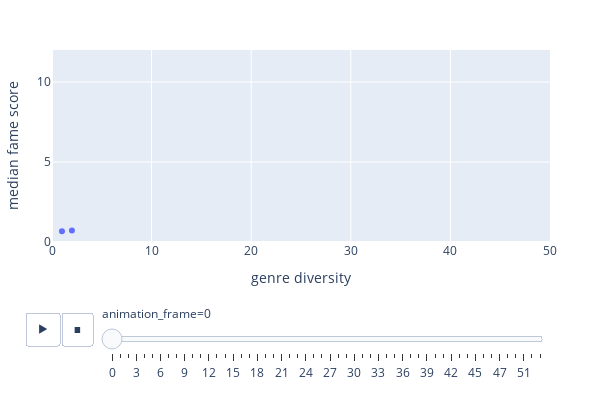

Source (notebook cell):
### Code cell
fig = px.scatter(x=actor_mean_n['movie_diversity'], 
                 y=actor_mean_n['fameScore']['median'], 
                 animation_frame=actor_mean_n['genre_diversity'],
                 range_x=[0,50], range_y=[0,12],
                 #  error_y=mean_fame_diversity['fameScore']['std'],
                 labels={'y': 'Mean Value'})


# Reshape the figure by updating layout parameters
fig.update_layout(
    width=600,  # Set the width of the figure
    height=400,  # Set the height of the figure
    title='',  # Update the title
    xaxis_title='genre diversity',  # Update the X-axis label
    yaxis_title='median fame score',  # Update the Y-axis label
    margin=dict(l=50, r=50, b=50, t=50),  # Adjust margins if needed
)

fig.show()

### Figure 1 — Plotly figure (JSON) as saved in the notebook; plotly's stock layout.template omitted (floating-point values rounded to 4 significant figures)
{"data": [{"hovertemplate": "animation_frame=0<br>x=%{x}<br>Mean Value=%{y}<extra></extra>", "legendgroup": "", "marker": {"color": "#636efa", "symbol": "circle"}, "mode": "markers", "name": "", "orientation": "v", "showlegend": false, "type": "scatter", "x": [1, 2], "xaxis": "x", "y": [0.6756, 0.7246], "yaxis": "y"}], "layout": {"height": 400, "legend": {"tracegroupgap": 0}, "margin": {"b": 50, "l": 50, "r": 50, "t": 50}, "sliders": [{"active": 0, "currentvalue": {"prefix": "animation_frame="}, "len": 0.9, "pad": {"b": 10, "t": 60}, "steps": [{"args": [["0"], {"frame": {"duration": 0, "redraw": false}, "fromcurrent": true, "mode": "immediate", "transition": {"duration": 0, "easing": "linear"}}], "label": "0", "method": "animate"}, {"args": [["1"], {"frame": {"duration": 0, "redraw": false}, "fromcurrent": true, "mode": "immediate", "transition": {"duration": 0, "easing": "linear"}}], "label": "1", "method": "animate"}, {"args": [["2"], {"frame": {"duration": 0, "redraw": false}, "fromcurrent": true, "mode": "immediate", "transition": {"duration": 0, "easing": "linear"}}], "label": "2", "method": "animate"}, {"args": [["3"], {"frame": {"duration": 0, "redraw": false}, "fromcurrent": true, "mode": "immediate", "transition": {"duration": 0, "easing": "linear"}}], "label": "3", "method": "animate"}, {"args": [["4"], {"frame": {"duration": 0, "redraw": false}, "fromcurrent": true, "mode": "immediate", "transition": {"duration": 0, "easing": "linear"}}], "label": "4", "method": "animate"}, {"args": [["5"], {"frame": {"duration": 0, "redraw": false}, "fromcurrent": true, "mode": "immediate", "transition": {"duration": 0, "easing": "linear"}}], "label": "5", "method": "animate"}, {"args": [["6"], {"frame": {"duration": 0, "redraw": false}, "fromcurrent": true, "mode": "immediate", "transition": {"duration": 0, "easing": "linear"}}], "label": "6", "method": "animate"}, {"args": [["7"], {"frame": {"duration": 0, "redraw": false}, "fromcurrent": true, "mode": "immediate", "transition": {"duration": 0, "easing": "linear"}}], "label": "7", "method": "animate"}, {"args": [["8"], {"frame": {"duration": 0, "redraw": false}, "fromcurrent": true, "mode": "immediate", "transition": {"duration": 0, "easing": "linear"}}], "label": "8", "method": "animate"}, {"args": [["9"], {"frame": {"duration": 0, "redraw": false}, "fromcurrent": true, "mode": "immediate", "transition": {"duration": 0, "easing": "linear"}}], "label": "9", "method": "animate"}, {"args": [["10"], {"frame": {"duration": 0, "redraw": false}, "fromcurrent": true, "mode": "immediate", "transition": {"duration": 0, "easing": "linear"}}], "label": "10", "method": "animate"}, {"args": [["11"], {"frame": {"duration": 0, "redraw": false}, "fromcurrent": true, "mode": "immediate", "transition": {"duration": 0, "easing": "linear"}}], "label": "11", "method": "animate"}, {"args": [["12"], {"frame": {"duration": 0, "redraw": false}, "fromcurrent": true, "mode": "immediate", "transition": {"duration": 0, "easing": "linear"}}], "label": "12", "method": "animate"}, {"args": [["13"], {"frame": {"duration": 0, "redraw": false}, "fromcurrent": true, "mode": "immediate", "transition": {"duration": 0, "easing": "linear"}}], "label": "13", "method": "animate"}, {"args": [["14"], {"frame": {"duration": 0, "redraw": false}, "fromcurrent": true, "mode": "immediate", "transition": {"duration": 0, "easing": "linear"}}], "label": "14", "method": "animate"}, {"args": [["15"], {"frame": {"duration": 0, "redraw": false}, "fromcurrent": true, "mode": "immediate", "transition": {"duration": 0, "easing": "linear"}}], "label": "15", "method": "animate"}, {"args": [["16"], {"frame": {"duration": 0, "redraw": false}, "fromcurrent": true, "mode": "immediate", "transition": {"duration": 0, "easing": "linear"}}], "label": "16", "method": "animate"}, {"args": [["17"], {"frame": {"duration": 0, "redraw": false}, "fromcurrent": true, "mode": "immediate", "transition": {"duration": 0, "easing": "linear"}}], "label": "17", "method": "animate"}, {"args": [["18"], {"frame": {"duration": 0, "redraw": false}, "fromcurrent": true, "mode": "immediate", "transition": {"duration": 0, "easing": "linear"}}], "label": "18", "method": "animate"}, {"args": [["19"], {"frame": {"duration": 0, "redraw": false}, "fromcurrent": true, "mode": "immediate", "transition": {"duration": 0, "easing": "linear"}}], "label": "19", "method": "animate"}, {"args": [["20"], {"frame": {"duration": 0, "redraw": false}, "fromcurrent": true, "mode": "immediate", "transition": {"duration": 0, "easing": "linear"}}], "label": "20", "method": "animate"}, {"args": [["21"], {"frame": {"duration": 0, "redraw": false}, "fromcurrent": true, "mode": "immediate", "transition": {"duration": 0, "easing": "linear"}}], "label": "21", "method": "animate"}, {"args": [["22"], {"frame": {"duration": 0, "redraw": false}, "fromcurrent": true, "mode": "immediate", "transition": {"duration": 0, "easing": "linear"}}], "label": "22", "method": "animate"}, {"args": [["23"], {"frame": {"duration": 0, "redraw": false}, "fromcurrent": true, "mode": "immediate", "transition": {"duration": 0, "easing": "linear"}}], "label": "23", "method": "animate"}, {"args": [["24"], {"frame": {"duration": 0, "redraw": false}, "fromcurrent": true, "mode": "immediate", "transition": {"duration": 0, "easing": "linear"}}], "label": "24", "method": "animate"}, {"args": [["25"], {"frame": {"duration": 0, "redraw": false}, "fromcurrent": true, "mode": "immediate", "transition": {"duration": 0, "easing": "linear"}}], "label": "25", "method": "animate"}, {"args": [["26"], {"frame": {"duration": 0, "redraw": false}, "fromcurrent": true, "mode": "immediate", "transition": {"duration": 0, "easing": "linear"}}], "label": "26", "method": "animate"}, {"args": [["27"], {"frame": {"duration": 0, "redraw": false}, "fromcurrent": true, "mode": "immediate", "transition": {"duration": 0, "easing": "linear"}}], "label": "27", "method": "animate"}, {"args": [["28"], {"frame": {"duration": 0, "redraw": false}, "fromcurrent": true, "mode": "immediate", "transition": {"duration": 0, "easing": "linear"}}], "label": "28", "method": "animate"}, {"args": [["29"], {"frame": {"duration": 0, "redraw": false}, "fromcurrent": true, "mode": "immediate", "transition": {"duration": 0, "easing": "linear"}}], "label": "29", "method": "animate"}, {"args": [["30"], {"frame": {"duration": 0, "redraw": false}, "fromcurrent": true, "mode": "immediate", "transition": {"duration": 0, "easing": "linear"}}], "label": "30", "method": "animate"}, {"args": [["31"], {"frame": {"duration": 0, "redraw": false}, "fromcurrent": true, "mode": "immediate", "transition": {"duration": 0, "easing": "linear"}}], "label": "31", "method": "animate"}, {"args": [["32"], {"frame": {"duration": 0, "redraw": false}, "fromcurrent": true, "mode": "immediate", "transition": {"duration": 0, "easing": "linear"}}], "label": "32", "method": "animate"}, {"args": [["33"], {"frame": {"duration": 0, "redraw": false}, "fromcurrent": true, "mode": "immediate", "transition": {"duration": 0, "easing": "linear"}}], "label": "33", "method": "animate"}, {"args": [["34"], {"frame": {"duration": 0, "redraw": false}, "fromcurrent": true, "mode": "immediate", "transition": {"duration": 0, "easing": "linear"}}], "label": "34", "method": "animate"}, {"args": [["35"], {"frame": {"duration": 0, "redraw": false}, "fromcurrent": true, "mode": "immediate", "transition": {"duration": 0, "easing": "linear"}}], "label": "35", "method": "animate"}, {"args": [["36"], {"frame": {"duration": 0, "redraw": false}, "fromcurrent": true, "mode": "immediate", "transition": {"duration": 0, "easing": "linear"}}], "label": "36", "method": "animate"}, {"args": [["38"], {"frame": {"duration": 0, "redraw": false}, "fromcurrent": true, "mode": "immediate", "transition": {"duration": 0, "easing": "linear"}}], "label": "38", "method": "animate"}, {"args": [["37"], {"frame": {"duration": 0, "redraw": false}, "fromcurrent": true, "mode": "immediate", "transition": {"duration": 0, "easing": "linear"}}], "label": "37", "method": "animate"}, {"args": [["39"], {"frame": {"duration": 0, "redraw": false}, "fromcurrent": true, "mode": "immediate", "transition": {"duration": 0, "easing": "linear"}}], "label": "39", "method": "animate"}, {"args": [["40"], {"frame": {"duration": 0, "redraw": false}, "fromcurrent": true, "mode": "immediate", "transition": {"duration": 0, "easing": "linear"}}], "label": "40", "method": "animate"}, {"args": [["41"], {"frame": {"duration": 0, "redraw": false}, "fromcurrent": true, "mode": "immediate", "transition": {"duration": 0, "easing": "linear"}}], "label": "41", "method": "animate"}, {"args": [["42"], {"frame": {"duration": 0, "redraw": false}, "fromcurrent": true, "mode": "immediate", "transition": {"duration": 0, "easing": "linear"}}], "label": "42", "method": "animate"}, {"args": [["43"], {"frame": {"duration": 0, "redraw": false}, "fromcurrent": true, "mode": "immediate", "transition": {"duration": 0, "easing": "linear"}}], "label": "43", "method": "animate"}, {"args": [["44"], {"frame": {"duration": 0, "redraw": false}, "fromcurrent": true, "mode": "immediate", "transition": {"duration": 0, "easing": "linear"}}], "label": "44", "method": "animate"}, {"args": [["45"], {"frame": {"duration": 0, "redraw": false}, "fromcurrent": true, "mode": "immediate", "transition": {"duration": 0, "easing": "linear"}}], "label": "45", "method": "animate"}, {"args": [["46"], {"frame": {"duration": 0, "redraw": false}, "fromcurrent": true, "mode": "immediate", "transition": {"duration": 0, "easing": "linear"}}], "label": "46", "method": "animate"}, {"args": [["48"], {"frame": {"duration": 0, "redraw": false}, "fromcurrent": true, "mode": "immediate", "transition": {"duration": 0, "easing": "linear"}}], "label": "48", "method": "animate"}, {"args": [["47"], {"frame": {"duration": 0, "redraw": false}, "fromcurrent": true, "mode": "immediate", "transition": {"duration": 0, "easing": "linear"}}], "label": "47", "method": "animate"}, {"args": [["49"], {"frame": {"duration": 0, "redraw": false}, "fromcurrent": true, "mode": "immediate", "transition": {"duration": 0, "easing": "linear"}}], "label": "49", "method": "animate"}, {"args": [["50"], {"frame": {"duration": 0, "redraw": false}, "fromcurrent": true, "mode": "immediate", "transition": {"duration": 0, "easing": "linear"}}], "label": "50", "method": "animate"}, {"args": [["51"], {"frame": {"duration": 0, "redraw": false}, "fromcurrent": true, "mode": "immediate", "transition": {"duration": 0, "easing": "linear"}}], "label": "51", "method": "animate"}, {"args": [["52"], {"frame": {"duration": 0, "redraw": false}, "fromcurrent": true, "mode": "immediate", "transition": {"duration": 0, "easing": "linear"}}], "label": "52", "method": "animate"}, {"args": [["53"], {"frame": {"duration": 0, "redraw": false}, "fromcurrent": true, "mode": "immediate", "transition": {"duration": 0, "easing": "linear"}}], "label": "53", "method": "animate"}], "x": 0.1, "xanchor": "left", "y": 0, "yanchor": "top"}], "title": {"text": ""}, "updatemenus": [{"buttons": [{"args": [null, {"frame": {"duration": 500, "redraw": false}, "fromcurrent": true, "mode": "immediate", "transition": {"duration": 500, "easing": "linear"}}], "label": "&#9654;", "method": "animate"}, {"args": [[null], {"frame": {"duration": 0, "redraw": false}, "fromcurrent": true, "mode": "immediate", "transition": {"duration": 0, "easing": "linear"}}], "label": "&#9724;", "method": "animate"}], "direction": "left", "pad": {"r": 10, "t": 70}, "showactive": false, "type": "buttons", "x": 0.1, "xanchor": "right", "y": 0, "yanchor": "top"}], "width": 600, "xaxis": {"anchor": "y", "domain": [0, 1], "range": [0, 50], "title": {"text": "genre diversity"}}, "yaxis": {"anchor": "x", "domain": [0, 1], "range": [0, 12], "title": {"text": "median fame score"}}}}
